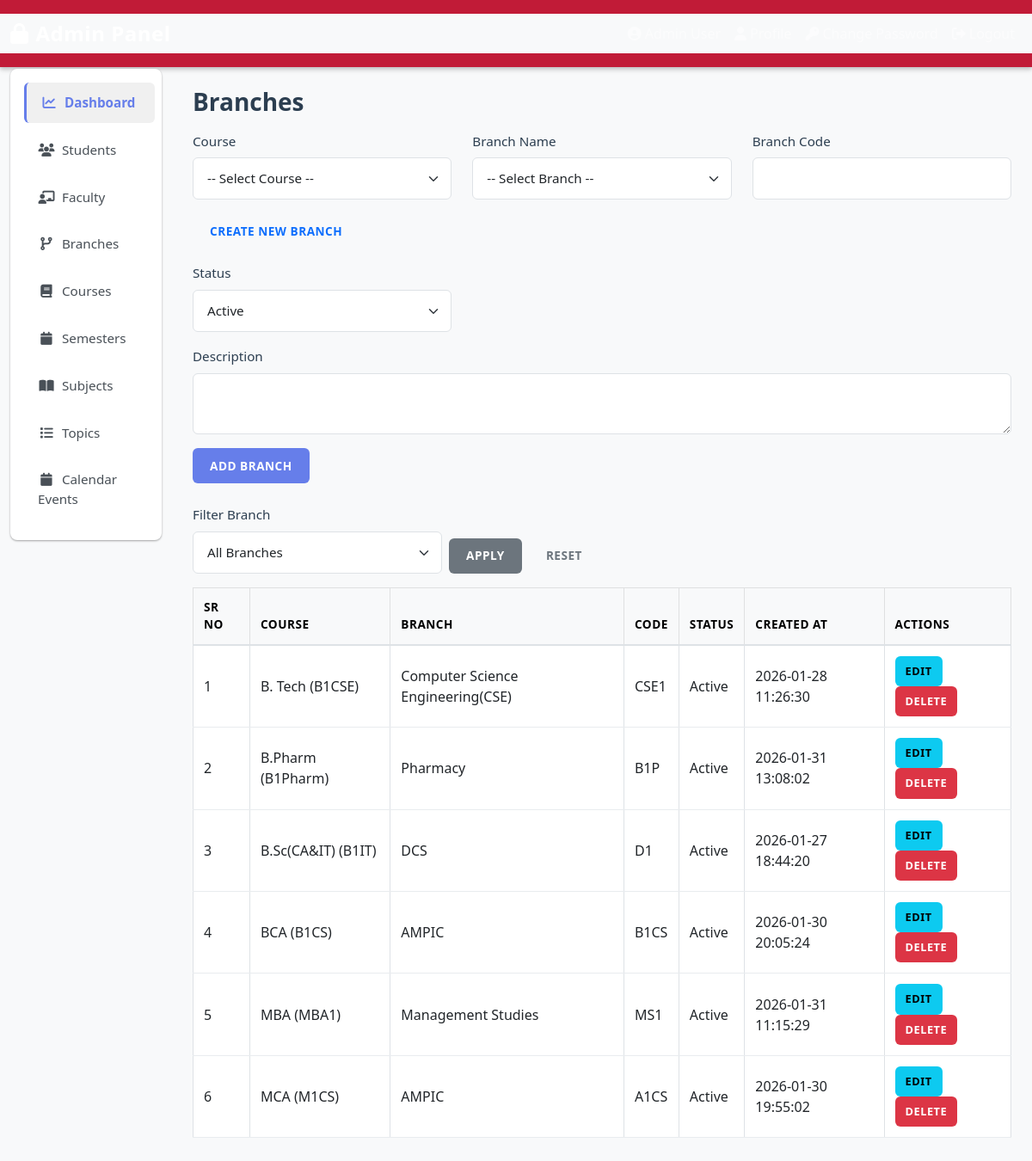
/admin/academics/branches.php (signed in), run on the app's committed database.
### tables this page shows
CREATE TABLE `branches` (
  `id` int(10) UNSIGNED NOT NULL,
  `course_id` int(10) UNSIGNED NOT NULL,
  `name` varchar(150) NOT NULL COMMENT 'e.g., Computer Science & Engineering',
  `code` varchar(50) NOT NULL COMMENT 'e.g., CSE',
  `description` text DEFAULT NULL,
  `status` enum('active','inactive') DEFAULT 'active',
  `is_active` tinyint(1) NOT NULL DEFAULT 1,
  `created_at` datetime NOT NULL DEFAULT current_timestamp(),
  `updated_at` datetime DEFAULT current_timestamp() ON UPDATE current_timestamp()
);

CREATE TABLE `courses` (
  `id` int(10) UNSIGNED NOT NULL,
  `name` varchar(150) NOT NULL COMMENT 'e.g., Bachelor of Technology',
  `code` varchar(50) NOT NULL COMMENT 'e.g., B.TECH',
  `description` text DEFAULT NULL,
  `duration_years` int(10) UNSIGNED DEFAULT 4,
  `status` enum('active','inactive') DEFAULT 'active',
  `is_active` tinyint(1) NOT NULL DEFAULT 1,
  `created_at` datetime NOT NULL DEFAULT current_timestamp(),
  `updated_at` datetime DEFAULT current_timestamp() ON UPDATE current_timestamp()
);

### admin/academics/branches.php (the view, shortened to what this page needs)
<?php
$pdo = Database::getInstance();
$id     = isset($_GET['id']) ? (int)$_GET['id'] : 0;
$branch = [
    'course_id'   => '',
    'name'        => '',
    'code'        => '',
    'description' => '',
    'status'      => 'active',
];
$sql = "SELECT b.*, c.name AS course_name, c.code AS course_code
        FROM branches b
        JOIN courses c ON c.id = b.course_id";
$params = [];
$sql .= " ORDER BY c.name, b.name";
$stmt = $pdo->prepare($sql);
$stmt->execute($params);
$rows = $stmt->fetchAll();
include __DIR__ . '/../includes/header.php';
include __DIR__ . '/../includes/sidebar.php';
?>
<h3 class="mb-3">Branches</h3>
<form method="post" class="mb-4">
    <div class="row mb-3">
        <div class="col-md-4">
            <label class="form-label">Course</label>
            <select name="course_id" id="course_id" class="form-select" required>
                <option value="">-- Select Course --</option>
            </select>
        </div>
        <div class="col-md-4">
            <label class="form-label">Branch Name</label>
            <div id="branch_input_container">
                <select name="name" id="branch_name" class="form-select" required>
                    <option value="">-- Select Branch --</option>
                </select>
            </div>
        </div>
        <div class="col-md-4">
            <label class="form-label">Branch Code</label>
            <input type="text" name="code" id="branch_code" class="form-control"
                   value="<?php echo htmlspecialchars($branch['code']); ?>" required>
        </div>
    </div>
    <div class="row mb-3">
        <div class="col-md-4">
            <button type="button" id="toggle_create_mode" class="btn btn-outline-primary">Create New Branch</button>
        </div>
    </div>
    <div class="row mb-3">
        <div class="col-md-4">
            <label class="form-label">Status</label>
            <select name="status" class="form-select">
                <option value="active" <?php echo $branch['status'] === 'active' ? 'selected' : ''; ?>>Active</option>
            </select>
        </div>
    </div>
    <div class="mb-3">
        <label class="form-label">Description</label>
        <textarea name="description" class="form-control" rows="2"><?php
        ?></textarea>
    </div>
    <div class="mb-3">
    <button type="submit" class="btn btn-primary"><?php echo $id > 0 ? 'Update' : 'Add'; ?> Branch</button>
    </div>
</form>
<form method="get" class="mb-3">
    <div class="row g-2 align-items-end">
        <div class="col-auto">
            <label class="form-label">Filter Branch</label>
            <select name="filter_branch" class="form-select">
                <option value="">All Branches</option>
            </select>
        </div>
        <div class="col-auto">
            <button type="submit" class="btn btn-secondary">Apply</button>
            <a href="branches.php" class="btn btn-outline-secondary ms-1">Reset</a>
        </div>
    </div>
</form>
<table class="table table-bordered table-sm align-middle">
    <thead class="table-light">
    <tr>
        <th>Sr No</th>
        <th>Course</th>
        <th>Branch</th>
        <th>Code</th>
        <th>Status</th>
        <th>Created At</th>
        <th>Actions</th>
    </tr>
    </thead>
    <tbody>
    <?php if ($rows): ?>
        <?php foreach ($rows as $i => $row): ?>
            <tr>
                <td><?php echo $i + 1; ?></td>
                <td><?php echo htmlspecialchars($row['course_name'] . ' (' . $row['course_code'] . ')'); ?></td>
                <td><?php echo htmlspecialchars($row['name']); ?></td>
                <td><?php echo htmlspecialchars($row['code']); ?></td>
                <td><?php echo htmlspecialchars(ucfirst($row['status'])); ?></td>
                <td><?php echo htmlspecialchars($row['created_at']); ?></td>
                <td>
                    <a href="branches.php?action=edit&id=<?php echo $row['id']; ?>" class="btn btn-sm btn-info">Edit</a>
                    <a href="branches.php?action=delete&id=<?php echo $row['id']; ?>"
                       class="btn btn-sm btn-danger"
                       onclick="return confirm('Delete this branch? This may affect subjects.');">
                        Delete
                    </a>
                </td>
            </tr>
        <?php endforeach; ?>
    <?php else: ?>
        <tr><td colspan="7" class="text-center">No branches found.</td></tr>
    <?php endif; ?>
    </tbody>
</table>

### admin/includes/header.php (shortened to what this page needs)
<?php
$user = getCurrentUser();
?>
<!DOCTYPE html>
<html lang="en">
<head>
    <link rel="stylesheet" href="https://cdn.jsdelivr.net/npm/bootstrap@5.3.0/dist/css/bootstrap.min.css">
    <link rel="stylesheet" href="https://cdnjs.cloudflare.com/ajax/libs/font-awesome/6.4.0/css/all.min.css">
    <link href="/assets/css/style.css" rel="stylesheet">
</head>
<body class="d-flex flex-column min-vh-100">
<nav class="navbar navbar-expand-lg navbar-dark" style="background: linear-gradient(135deg, #c11b37ff 0%, #c11b37ff 100%);">
    <div class="container-fluid">
        <a class="navbar-brand fw-bold" href="<?php echo BASE_URL; ?>/admin/index.php">
            <i class="fas fa-lock me-2"></i>Admin Panel
        </a>
        <div class="collapse navbar-collapse" id="navbarNav">
            <ul class="navbar-nav ms-auto">
                <li class="nav-item">
                    <span class="nav-link">
                        <i class="fas fa-user-circle me-1"></i><?php echo $user ? htmlspecialchars($user['first_name'] . ' ' . $user['last_name']) : 'User'; ?>
                    </span>
                </li>
                <li class="nav-item">
                    <a class="nav-link" href="<?php echo BASE_URL; ?>/admin/profile.php"><i class="fas fa-user me-1"></i>Profile</a>
                </li>
                <li class="nav-item">
                    <a class="nav-link" href="<?php echo BASE_URL; ?>/admin/change_password.php"><i class="fas fa-key me-1"></i>Change Password</a>
                </li>
                <li class="nav-item">
                    <a class="nav-link" href="<?php echo BASE_URL; ?>/admin/logout.php"><i class="fas fa-sign-out-alt me-1"></i>Logout</a>
                </li>
            </ul>
        </div>
    </div>
</nav>

### admin/includes/sidebar.php
<div class="container-fluid flex-grow-1">
    <div class="row">
        <div class="col-md-3 col-lg-2">
            <nav class="sidebar py-3 ps-3 pe-2">
                <ul class="nav flex-column">
                    <li class="nav-item mb-2">
                        <a class="nav-link text-dark fw-bold" href="<?php echo BASE_URL; ?>/admin/index.php"><i class="fas fa-chart-line me-2"></i>Dashboard</a>
                    </li>
                    <li class="nav-item mb-2">
                        <a class="nav-link text-dark" href="<?php echo BASE_URL; ?>/admin/users/student_list.php"><i class="fas fa-users me-2"></i>Students</a>
                    </li>
                    <li class="nav-item mb-2">
                        <a class="nav-link text-dark" href="<?php echo BASE_URL; ?>/admin/users/faculty_list.php"><i class="fas fa-chalkboard-user me-2"></i>Faculty</a>
                    </li>
                    <li class="nav-item mb-2">
                        <a class="nav-link text-dark" href="<?php echo BASE_URL; ?>/admin/academics/branches.php"><i class="fas fa-code-branch me-2"></i>Branches</a>
                    </li>
                    <li class="nav-item mb-2">
                        <a class="nav-link text-dark" href="<?php echo BASE_URL; ?>/admin/academics/courses.php"><i class="fas fa-book me-2"></i>Courses</a>
                    </li>
                    <li class="nav-item mb-2">
                        <a class="nav-link text-dark" href="<?php echo BASE_URL; ?>/admin/academics/semesters.php"><i class="fas fa-calendar me-2"></i>Semesters</a>
                    </li>
                    <li class="nav-item mb-2">
                        <a class="nav-link text-dark" href="<?php echo BASE_URL; ?>/admin/academics/subjects.php"><i class="fas fa-book-open me-2"></i>Subjects</a>
                    </li>
                    <li class="nav-item mb-2">
                        <a class="nav-link text-dark" href="<?php echo BASE_URL; ?>/admin/academics/topics.php"><i class="fas fa-list me-2"></i>Topics</a>
                    </li>
                    <li class="nav-item mb-2">
                        <a class="nav-link text-dark" href="<?php echo BASE_URL; ?>/admin/academics/calendar_events.php"><i class="fas fa-calendar me-2"></i>Calendar Events</a>
                    </li>
                </ul>
            </nav>
        </div>
        <div class="col-md-9 col-lg-10 p-4">

### assets/css/style.css (style rules this page uses)
:root { --primary-gradient: linear-gradient(135deg, #667eea 0%, #764ba2 100%); --admin-gradient: linear-gradient(135deg, #dc3545 0%, #c82333 100%); --faculty-gradient: linear-gradient(135deg, #0d6efd 0%, #0a58ca 100%); --student-gradient: linear-gradient(135deg, #198754 0%, #157347 100%); --shadow-sm: 0 1px 3px rgba(0, 0, 0, 0.12), 0 1px 2px rgba(0, 0, 0, 0.24); --shadow-md: 0 3px 6px rgba(0, 0, 0, 0.15), 0 2px 4px rgba(0, 0, 0, 0.12); --shadow-lg: 0 10px 20px rgba(0, 0, 0, 0.15), 0 3px 6px rgba(0, 0, 0, 0.10); }
* { margin: 0; padding: 0; box-sizing: border-box; }
html, body { height: 100%; font-family: 'Segoe UI', Tahoma, Geneva, Verdana, sans-serif; color: #333; background-color: #f8f9fa; }
body { display: flex; flex-direction: column; background-color: #f8f9fa; }
h1, h2, h3, h4, h5, h6 { font-weight: 600; color: #2c3e50; margin-bottom: 1rem; }
.navbar { box-shadow: var(--shadow-md); padding: 1rem 0; }
.navbar-brand { font-size: 1.5rem; font-weight: 700; letter-spacing: 0.5px; }
.navbar-brand i { margin-right: 0.5rem; }
.nav-link { transition: all 0.3s ease; font-weight: 500; }
.container-fluid { background-color: #f8f9fa; }
.sidebar { background-color: #fff; border-radius: 8px; box-shadow: var(--shadow-sm); height: fit-content; position: sticky; top: 80px; }
.sidebar .nav-link { color: #495057 !important; padding: 0.75rem 1rem; border-radius: 6px; transition: all 0.3s ease; font-weight: 500; font-size: 0.95rem; }
.sidebar .nav-link.active, .sidebar .nav-link.fw-bold { color: #667eea !important; background-color: #f0f0f0; border-left: 3px solid #667eea; }
.sidebar .nav-item i { width: 20px; text-align: center; margin-right: 0.5rem; }
.form-control, .form-select { border-radius: 6px; border: 1px solid #dee2e6; padding: 0.75rem 1rem; font-size: 0.95rem; transition: all 0.3s ease; }
.form-label { color: #2c3e50; margin-bottom: 0.5rem; font-size: 0.95rem; }
.btn { border-radius: 6px; font-weight: 600; padding: 0.65rem 1.25rem; transition: all 0.3s ease; border: none; text-transform: uppercase; font-size: 0.85rem; letter-spacing: 0.5px; }
.btn-primary { background-color: #667eea; border: none; }
.btn-danger { background-color: #dc3545; border: none; }
.btn-info { background-color: #0dcaf0; border: none; color: #000; }
.btn-sm { padding: 0.5rem 0.75rem; font-size: 0.8rem; }
.table { border-collapse: collapse; }
.table thead { background-color: #f8f9fa; font-weight: 600; color: #2c3e50; }
.table th { border-bottom: 2px solid #dee2e6; padding: 1rem; text-transform: uppercase; font-size: 0.85rem; letter-spacing: 0.5px; }
.table td { padding: 1rem; border-bottom: 1px solid #e9ecef; vertical-align: middle; }
.table tbody tr { transition: all 0.3s ease; }
.table-sm th, .table-sm td { padding: 0.75rem; }

### data on the page
branches: course.code "B. Tech (B1CSE)", name "Computer Science Engineering(CSE)", code "CSE1", status "Active", created_at "2026-01-28 11:26:30"
branches: course.code "B.Pharm (B1Pharm)", name "Pharmacy", code "B1P", status "Active", created_at "2026-01-31 13:08:02"
branches: course.code "B.Sc(CA&IT) (B1IT)", name "DCS", code "D1", status "Active", created_at "2026-01-27 18:44:20"
branches: course.code "BCA (B1CS)", name "AMPIC", code "B1CS", status "Active", created_at "2026-01-30 20:05:24"
branches: course.code "MBA (MBA1)", name "Management Studies", code "MS1", status "Active", created_at "2026-01-31 11:15:29"
branches: course.code "MCA (M1CS)", name "AMPIC", code "A1CS", status "Active", created_at "2026-01-30 19:55:02"
